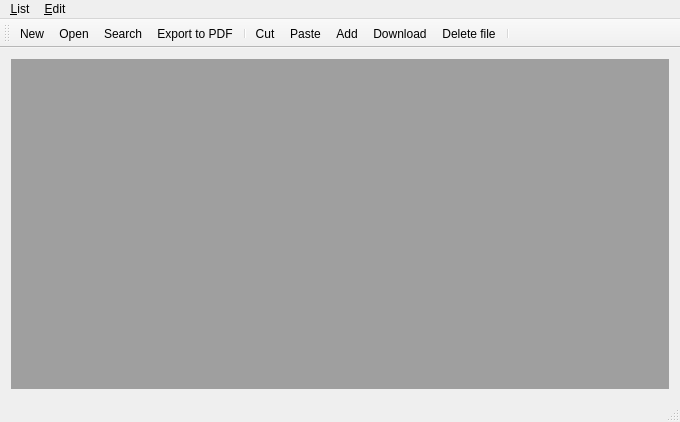
<?xml version="1.0" encoding="UTF-8"?>
<ui version="4.0">
 <class>MainWindow</class>
 <widget class="QMainWindow" name="MainWindow">
  <property name="geometry">
   <rect>
    <x>0</x>
    <y>0</y>
    <width>680</width>
    <height>422</height>
   </rect>
  </property>
  <property name="windowTitle">
   <string>MainWindow</string>
  </property>
  <widget class="QWidget" name="centralWidget">
   <layout class="QVBoxLayout" name="verticalLayout_2">
    <item>
     <layout class="QVBoxLayout" name="verticalLayout">
      <item>
       <widget class="QMdiArea" name="mdiArea"/>
      </item>
     </layout>
    </item>
   </layout>
  </widget>
  <widget class="QMenuBar" name="menuBar">
   <property name="geometry">
    <rect>
     <x>0</x>
     <y>0</y>
     <width>680</width>
     <height>24</height>
    </rect>
   </property>
   <widget class="QMenu" name="menuList">
    <property name="title">
     <string>&amp;List</string>
    </property>
    <addaction name="action_New"/>
    <addaction name="actionOpen"/>
    <addaction name="actionSearch"/>
    <addaction name="separator"/>
    <addaction name="action_Export_to_PDF"/>
    <addaction name="action_Remove"/>
    <addaction name="separator"/>
    <addaction name="action_Exit"/>
   </widget>
   <widget class="QMenu" name="menuEdit">
    <property name="title">
     <string>&amp;Edit</string>
    </property>
    <addaction name="action_Cut"/>
    <addaction name="action_Paste"/>
    <addaction name="separator"/>
    <addaction name="action_Add"/>
    <addaction name="actionDownload"/>
    <addaction name="action_Delete"/>
   </widget>
   <addaction name="menuList"/>
   <addaction name="menuEdit"/>
  </widget>
  <widget class="QToolBar" name="mainToolBar">
   <property name="toolButtonStyle">
    <enum>Qt::ToolButtonIconOnly</enum>
   </property>
   <attribute name="toolBarArea">
    <enum>TopToolBarArea</enum>
   </attribute>
   <attribute name="toolBarBreak">
    <bool>false</bool>
   </attribute>
   <addaction name="action_New"/>
   <addaction name="actionOpen"/>
   <addaction name="actionSearch"/>
   <addaction name="action_Export_to_PDF"/>
   <addaction name="separator"/>
   <addaction name="action_Cut"/>
   <addaction name="action_Paste"/>
   <addaction name="action_Add"/>
   <addaction name="actionDownload"/>
   <addaction name="action_Delete"/>
   <addaction name="separator"/>
  </widget>
  <widget class="QStatusBar" name="statusBar">
   <property name="locale">
    <locale language="English" country="UnitedStates"/>
   </property>
  </widget>
  <action name="actionOpen">
   <property name="text">
    <string>&amp;Open</string>
   </property>
   <property name="statusTip">
    <string>Open existing filelist</string>
   </property>
   <property name="shortcut">
    <string>Ctrl+O</string>
   </property>
  </action>
  <action name="actionSave">
   <property name="text">
    <string>&amp;Sync</string>
   </property>
   <property name="shortcut">
    <string>Ctrl+S</string>
   </property>
  </action>
  <action name="action_Cut">
   <property name="text">
    <string>Cu&amp;t</string>
   </property>
   <property name="statusTip">
    <string>Cut file</string>
   </property>
   <property name="shortcut">
    <string>Ctrl+X</string>
   </property>
  </action>
  <action name="action_Copy">
   <property name="text">
    <string>&amp;Copy</string>
   </property>
   <property name="shortcut">
    <string>Ctrl+C</string>
   </property>
  </action>
  <action name="action_Paste">
   <property name="text">
    <string>&amp;Paste</string>
   </property>
   <property name="statusTip">
    <string>Paste file</string>
   </property>
   <property name="shortcut">
    <string>Ctrl+V</string>
   </property>
  </action>
  <action name="action_Delete">
   <property name="text">
    <string>&amp;Delete file</string>
   </property>
   <property name="statusTip">
    <string>Delete file</string>
   </property>
   <property name="shortcut">
    <string>Del</string>
   </property>
  </action>
  <action name="action_Server">
   <property name="text">
    <string>&amp;Server</string>
   </property>
  </action>
  <action name="action_Preference">
   <property name="icon">
    <iconset>
     <normaloff>../pic/PNG/calc_24.png</normaloff>../pic/PNG/calc_24.png</iconset>
   </property>
   <property name="text">
    <string>&amp;Preference</string>
   </property>
  </action>
  <action name="action_Add">
   <property name="text">
    <string>&amp;Add</string>
   </property>
   <property name="statusTip">
    <string>Add file</string>
   </property>
  </action>
  <action name="action_Edit">
   <property name="text">
    <string>&amp;Edit</string>
   </property>
  </action>
  <action name="action_Export_to_PDF">
   <property name="text">
    <string>&amp;Export to PDF</string>
   </property>
   <property name="statusTip">
    <string>Export filelist to pdf</string>
   </property>
  </action>
  <action name="action_Remove">
   <property name="text">
    <string>&amp;Remove filelist</string>
   </property>
   <property name="statusTip">
    <string>Remove filelist</string>
   </property>
   <property name="whatsThis">
    <string>You can remove empty filelist</string>
   </property>
  </action>
  <action name="action_New">
   <property name="text">
    <string>&amp;New</string>
   </property>
   <property name="statusTip">
    <string>Create new filelist</string>
   </property>
   <property name="shortcut">
    <string>Ctrl+N</string>
   </property>
  </action>
  <action name="action_Close">
   <property name="text">
    <string>&amp;Close</string>
   </property>
  </action>
  <action name="action_Exit">
   <property name="text">
    <string>&amp;Exit</string>
   </property>
   <property name="statusTip">
    <string>Exit</string>
   </property>
  </action>
  <action name="actionSearch">
   <property name="text">
    <string>Search</string>
   </property>
   <property name="statusTip">
    <string>Search</string>
   </property>
   <property name="shortcut">
    <string>Ctrl+F</string>
   </property>
  </action>
  <action name="actionDownload">
   <property name="text">
    <string>Download</string>
   </property>
   <property name="statusTip">
    <string>Download file</string>
   </property>
  </action>
 </widget>
 <layoutdefault spacing="6" margin="11"/>
 <resources/>
 <connections/>
</ui>
